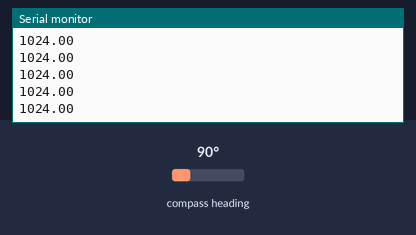
Bench run of a program on a simulated Arduino Nano, built with avr-gcc and run on an emulated ATmega328P. Shown: the last lines printed to the serial monitor. Wiring (inferred from the names in the program): AS5600 angle sensor at I2C address 0x36. The test bench sets the inputs (shaded band); at power-on: compass heading 90°.

Above: at 1.2 s.
1.3 s: compass heading set to 7°
At 2.2 s:
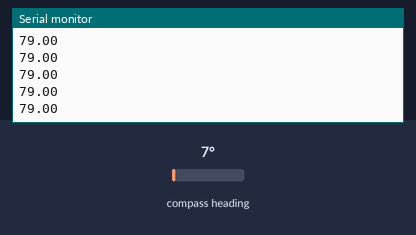
2.8 s: compass heading set to 90°
At 3.4 s:
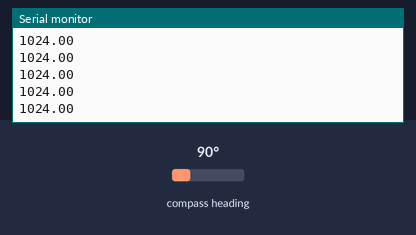
Timing chart, 0 to 5.8 s (numbered marks = the images above; inputs shaded):
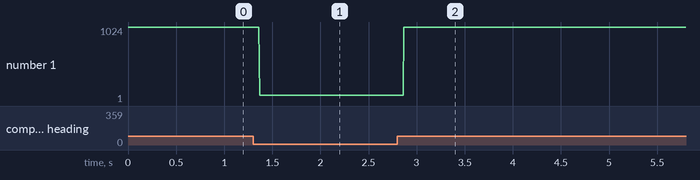

The program:

main.cpp
```cpp
#include <Arduino.h>
#include <Wire.h>
#include <AS5600.h>

AS5600  encoder;
float output;

void setup() {
  Serial.begin(9600);
}

void loop() {
  // get the angle in degrees of the encoder
  output = encoder.getAngle();
  Serial.println(output);
}
```

AS5600.h
```cpp
/*
  AS5600.h - Library for interacting with the AS5600.
  Created by Kane C. Stoboi, 22 August, 2018.
  Released into the public domain.
  https://github.com/kanestoboi/AS5600
*/

#ifndef AS5600_h
#define AS5600_h

#include "Arduino.h"
#include <Wire.h>

class AS5600
{
  public:
    AS5600();

    enum {
      POWER_MODE_NORM = 0,
      POWER_MODE_LPM1 = 1,
      POWER_MODE_LPM2 = 2,
      POWER_MODE_LPM3 = 3,

      HYSTERESIS_OFF = 0,
      HYSTERESIS_1LSB = 1,
      HYSTERESIS_2LSB = 2,
      HYSTERESIS_3LSB = 3,

      OUTPUT_STAGE_ANALOG_FULL = 0,
      OUTPUT_STAGE_ANALOG_REDUCED = 1,
      OUTPUT_STAGE_DIGITAL_PWM = 2,

      SLOW_FILTER_16X = 0,
      SLOW_FILTER_8X = 1,
      SLOW_FILTER_4X = 2,
      SLOW_FILTER_2X = 3,

      FAST_FILTER_THRESHOLD_SLOW = 0,
      FAST_FILTER_THRESHOLD_6LSB = 1,
      FAST_FILTER_THRESHOLD_7LSB = 2,
      FAST_FILTER_THRESHOLD_9LSB = 3,
      FAST_FILTER_THRESHOLD_18LSB = 4,
      FAST_FILTER_THRESHOLD_21LSB = 5,
      FAST_FILTER_THRESHOLD_24LSB = 6,
      FAST_FILTER_THRESHOLD_10LSB = 7,

    };

    uint16_t getPosition();
    uint16_t getAngle();
    uint16_t getRawAngle();
    float getScaledAngle();

    uint8_t getStatus();
    uint8_t getGain();
    uint8_t getMagnet();
    uint16_t getMagnitude();
    void setZero(); // still to be implemented

    bool isMagnetTooStrong();
    bool isMagnetTooWeak();
    bool isMagnetDetected();

    bool setPowerMode(uint8_t powerMode);
    bool setHysteresis(uint8_t hysteresis);
    bool setOutputStage(uint8_t outputStage);
    bool setPWMFrequency(uint8_t frequency);
    bool setSlowFilter(uint8_t slowFilter);
    bool setFastFilterThreshold(uint8_t fastFilterThreshold);


    uint8_t getCONF();


    private:
      int _AS5600Address = 0x36; // I2C address for AS5600

      byte _ZMCOAddress = 0x00;
      byte _ZPOSAddressMSB = 0x01;
      byte _ZPOSAddressLSB = 0x02;
      byte _MPOSAddressMSB = 0x03;
      byte _MPOSAddressLSB = 0x04;
      byte _MANGAddressMSB = 0x05;
      byte _MANGAddressLSB = 0x06;
      byte _CONFAddressMSB = 0x07;
      byte _CONFAddressLSB = 0x08;
      byte _RAWANGLEAddressMSB = 0x0C;
      byte _RAWANGLEAddressLSB = 0x0D;
      byte _ANGLEAddressMSB = 0x0E;
      byte _ANGLEAddressLSB = 0x0F;
      byte _STATUSAddress = 0x0B;
      byte _AGCAddress = 0x1A;
      byte _MAGNITUDEAddressMSB = 0x1B;
      byte _MAGNITUDEAddressLSB = 0x1C;
      byte _BURNAddress = 0xFF;

      uint16_t _getRegisters2(byte registerMSB, byte registerLSB);
      uint8_t _getRegister(byte register1);

      void _writeRegister(byte registerAddress, byte value);
};

#endif
```

AS5600.cpp
```cpp
#include "Arduino.h"
#include "AS5600.h"

AS5600::AS5600() {
  Wire.begin();
}

/*
 * Function: getPosition
 * ----------------------------
 *   returns: the unscaled and unmodified angle from the RAW ANGLE register.
 */
uint16_t AS5600::getPosition() {
  return getRawAngle();
}

/*
 * Function: getAngle
 * ----------------------------
 *   returns: the scaled output value available in the ANGLE register.
 */
uint16_t AS5600::getAngle() {
  return _getRegisters2(_ANGLEAddressMSB, _ANGLEAddressLSB);
}

/*
 * Function: getRawAngle
 * ----------------------------
 *   returns: the unscaled and unmodified angle from the RAW ANGLE register.
 */
uint16_t AS5600::getRawAngle() {
  return _getRegisters2(_RAWANGLEAddressMSB, _RAWANGLEAddressLSB);
}

/*
 * Function: getScaledAngle
 * ----------------------------
 *   returns: the raw angle as a value between 0 and 360 degrees.
 */
float AS5600::getScaledAngle() {
  int ang_hi = _getRegister(_RAWANGLEAddressMSB);
  int ang_lo = _getRegister(_RAWANGLEAddressLSB);
  return ang_hi * 22.5 + ang_lo * 0.087890625;
}

/*
 * Function: getStatus
 * ----------------------------
 *   returns: The the value in the STATUS register. The STATUS register provides bits that indicate the current state of the AS5600.
 *
 *   register format: X X MD ML MH X X X
 *
 *   MH: AGC minimum gain overflow, magnet too strong
 *   ML: AGC maximum gain overflow, magnet too weak
 *   MD: Magnet was detected
 *
 */
uint8_t AS5600::getStatus() {
  return _getRegister(_STATUSAddress) & 0b00111000;
}

/*
 * Function: isMagnetTooStrong
 * ----------------------------
 *   returns: true if magnet is too close to AS5600.
 */
bool AS5600::isMagnetTooStrong() {
  uint8_t _b=0;
  _b = getStatus();
  if (_b & (1<<3)) { return true; }
  return false;
}

/*
 * Function: isMagnetDetected
 * ----------------------------
 *   returns: true if magnet is too far to AS5600.
 */
bool AS5600::isMagnetTooWeak() {
  uint8_t _b=0;
  _b = getStatus();
  if (_b & (1<<4)) { return true; }
  return false;
}

/*
 * Function: isMagnetDetected
 * ----------------------------
 *   returns: true if magnet is detected by AS5600.
 */
bool AS5600::isMagnetDetected() {
  uint8_t _b=0;
  _b = getStatus();
  if (_b & (1<<5)) { return true; }
  return false;
}

/*
 * Function: getGain
 * ----------------------------
 *   returns: the value contained in the Automatic Gain Control (AGC) register.
 *
 *   In 5V operation, the AGC range is 0-255
 *   In 3.3V operation, the AGC range is 0-128
 */
uint8_t AS5600::getGain() {
  return _getRegister(_AGCAddress);
}

/*
 * Function: getMagnet
 * ----------------------------
 *   returns: getGain().
 */
uint8_t AS5600::getMagnet() {
  return getGain();
}

/*
 * Function: getMagnitude
 * ----------------------------
 *   returns: the value contained in the MAGNITUDE REGISTER. The MAGNITUDE register indicates the magnitude value of the
 *            internal Coordinate Rotation Digital Computer (CORDIC).
 */
uint16_t AS5600::getMagnitude() {
  return _getRegisters2(_MAGNITUDEAddressMSB, _MAGNITUDEAddressLSB);
}

/*
 * Function: setPowerMode
 * ----------------------------
 *   powerMode: the desired power mode. Valid input values are 0, 1, 2, and 3, corresponding to Normal Mode, Low Power Mode 1, Low Power Mode 2, Low Power Mode 3.
 *
 *   returns: boolean indicating is value was set.
 */
bool AS5600::setPowerMode(uint8_t powerMode) {
  if (powerMode != POWER_MODE_NORM && powerMode != POWER_MODE_LPM1 && powerMode != POWER_MODE_LPM2 && powerMode != POWER_MODE_LPM3) {
    return false;
  }

  uint8_t currentCONFLSB = _getRegister(_CONFAddressLSB);
  uint8_t writeCONFLSB = currentCONFLSB & 0b11111100 | powerMode;
  _writeRegister(_CONFAddressLSB, writeCONFLSB);

  currentCONFLSB = _getRegister(_CONFAddressLSB);

  return currentCONFLSB == writeCONFLSB;

}

/*
 * Function: setHysteresis
 * ----------------------------
 *   hysteresis: the desired hysteresis. Valid values are 0, 1, 2, and 3, corresponding to OFF, 1 LSB, 2 LSBs, 3 LSBs.
 *
 *   returns: boolean indicating is value was set.
 */
bool AS5600::setHysteresis(uint8_t hysteresis) {
  if (hysteresis != HYSTERESIS_OFF && hysteresis != HYSTERESIS_1LSB && hysteresis != HYSTERESIS_2LSB && hysteresis != HYSTERESIS_3LSB) {
    return false;
  }

  uint8_t currentCONFLSB = _getRegister(_CONFAddressLSB);
  uint8_t writeCONFLSB = currentCONFLSB & 0b11110011 | (hysteresis << 2);
  _writeRegister(_CONFAddressLSB, writeCONFLSB);

  currentCONFLSB = _getRegister(_CONFAddressLSB);

  return currentCONFLSB == writeCONFLSB;
}

/*
 * Function: setOutputStage
 * ----------------------------
 *   outputStage: the desired outputStage. Valid values are 0, 1 and 2
 *
 *   returns: boolean indicating is value was set.
 */
bool AS5600::setOutputStage(uint8_t outputStage) {
  if (outputStage != OUTPUT_STAGE_ANALOG_FULL && outputStage != OUTPUT_STAGE_ANALOG_REDUCED && outputStage != OUTPUT_STAGE_DIGITAL_PWM) {
    return false;
  }

  uint8_t currentCONFLSB = _getRegister(_CONFAddressLSB);
  uint8_t writeCONFLSB = currentCONFLSB & 0b11001111 | (outputStage << 4);
  _writeRegister(_CONFAddressLSB, writeCONFLSB);

  currentCONFLSB = _getRegister(_CONFAddressLSB);

  return currentCONFLSB == writeCONFLSB;
}

/*
 * Function: setPWMFrequency
 * ----------------------------
 *   frequency: the desired PWM frequency for PWM output. Valid values are 115 Hz, 230 Hz, 460 Hz, 920 Hz.
 *
 *   returns: boolean indicating is value was set.
 */

bool AS5600::setPWMFrequency(uint8_t frequency) {

  uint8_t currentCONFLSB = _getRegister(_CONFAddressLSB);
  uint8_t writeCONFLSB = currentCONFLSB & 0b00111111 | (frequency << 6);
  _writeRegister(_CONFAddressLSB, writeCONFLSB);

  currentCONFLSB = _getRegister(_CONFAddressLSB);

  return currentCONFLSB == writeCONFLSB;
}

/*
 * Function: setSlowFilter
 * ----------------------------
 *   outputStage: the desired outputStage. Valid values are 0, 1, 2.
 *
 *   returns: boolean indicating is value was set.
 */
bool AS5600::setSlowFilter(uint8_t slowFilter) {
  if (slowFilter != SLOW_FILTER_16X && slowFilter != SLOW_FILTER_8X && slowFilter != SLOW_FILTER_4X && slowFilter != SLOW_FILTER_2X) {
    return false;
  }

  uint8_t currentCONFLSB = _getRegister(_CONFAddressLSB);
  uint8_t writeCONFLSB = currentCONFLSB & 0b11111100 | slowFilter;
  _writeRegister(_CONFAddressLSB, writeCONFLSB);

  currentCONFLSB = _getRegister(_CONFAddressMSB);

  return currentCONFLSB == writeCONFLSB;
}

uint8_t AS5600::getCONF() {

  return _getRegister(_CONFAddressLSB);

}

/*
 * Function: setFastFilterThreshold
 * ----------------------------
 *   fastFilterThreshold: the desired fastFilterThreshold. Valid values are 0, 1, 2, 3, 4, 5, 6, 7
 *
 *   returns: boolean indicating is value was set.
 */
bool AS5600::setFastFilterThreshold(uint8_t fastFilterThreshold) {
  if (fastFilterThreshold != FAST_FILTER_THRESHOLD_SLOW &&
      fastFilterThreshold != FAST_FILTER_THRESHOLD_6LSB &&
      fastFilterThreshold != FAST_FILTER_THRESHOLD_7LSB &&
      fastFilterThreshold != FAST_FILTER_THRESHOLD_9LSB &&
      fastFilterThreshold != FAST_FILTER_THRESHOLD_18LSB &&
      fastFilterThreshold != FAST_FILTER_THRESHOLD_21LSB &&
      fastFilterThreshold != FAST_FILTER_THRESHOLD_24LSB &&
      fastFilterThreshold != FAST_FILTER_THRESHOLD_10LSB) {
    return false;
  }

  uint8_t currentCONFLSB = _getRegister(_CONFAddressLSB);
  uint8_t writeCONFLSB = currentCONFLSB & 0b11100011 | (fastFilterThreshold << 3);
  _writeRegister(_CONFAddressLSB, writeCONFLSB);

  currentCONFLSB = _getRegister(_CONFAddressMSB);

  return currentCONFLSB == writeCONFLSB;
}

/*
 * Function: _getRegister
 * ----------------------------
 *   register1: register address
 *
 *   returns: the value within a register.
 */
uint8_t AS5600::_getRegister(byte register1) {
  uint8_t _b=0;

  Wire.beginTransmission(_AS5600Address);
  Wire.write(register1);
  Wire.endTransmission();

  Wire.requestFrom(_AS5600Address, 1);

  while (Wire.available() == 0) { }
  _b = Wire.read();

  return _b;
}

/*
 * Function: _getRegisters2
 * ----------------------------
 *   registerMSB: register address of Most Significant Byte (MMSB)
 *   registerLSB: register address of Least Significant Byte (MMSB)
 *
 *   returns: the value of the 16 bit number stored in registerMSB and registerLSB.
 */
uint16_t AS5600::_getRegisters2(byte registerMSB, byte registerLSB) {

  uint16_t _hi=0, _lo=0;

  _hi = _getRegister(registerMSB);
  _lo = _getRegister(registerLSB);
  return (_hi<<8) | (_lo);
}


/*
 * Function: _writeRegister
 * ----------------------------
 *   registerAddress: register address to write to
 *   value: value to write to register at registerAddress
 *
 *   returns: void
 */
void AS5600::_writeRegister(byte registerAddress, byte value) {
  Wire.beginTransmission(_AS5600Address);
	Wire.write((uint8_t)registerAddress); //module function register address
	Wire.write((uint8_t)value); //data bytes
	Wire.endTransmission();
}
```

Measured:
- after the input at 1.3 s, the serial monitor: prints a new line after 0.07 s (image 1)
- plotted number 1: 1024 → 79 after the input at 1.3 s, 79 → 1 after the input at 2.8 s
